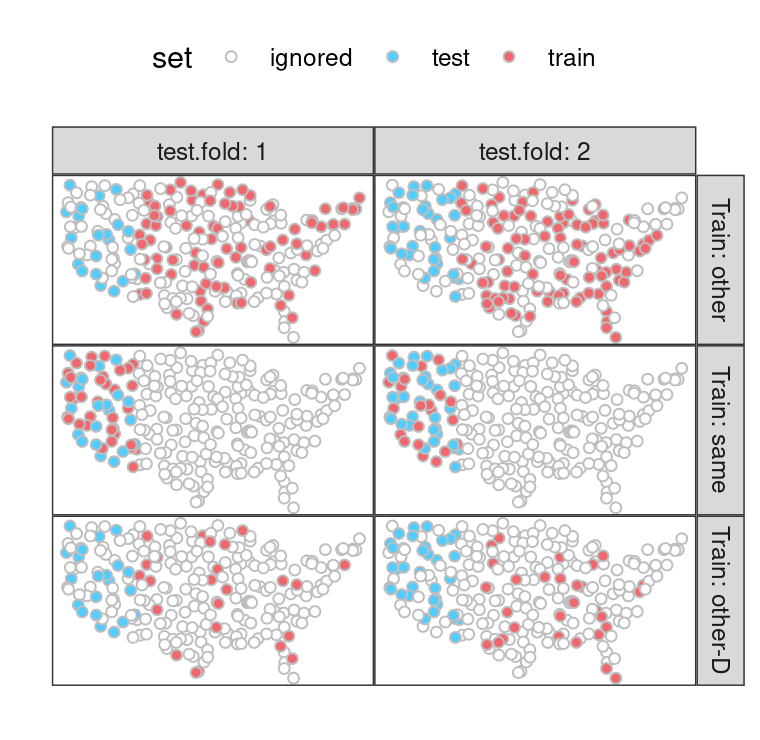

Reproduce this figure in R.
library(data.table)
library(ggplot2)
shown.outputs <- c("cryo", "maxpsi", "tau4s3", "fs2s3")
## But in the original paper, I did not used all the environmental
## variables in EnvInfo4NN_SoilGrids.mat to train the NN. Only 60
## variables were used (line 146 to 164 in nn_clm_cen.py).
var4nn <- c('IGBP', 'Climate', 'Soil_Type', 'NPPmean', 'NPPmax', 'NPPmin', 'Veg_Cover', 'BIO1', 'BIO2', 'BIO3', 'BIO4', 'BIO5', 'BIO6', 'BIO7', 'BIO8', 'BIO9', 'BIO10', 'BIO11', 'BIO12', 'BIO13', 'BIO14', 'BIO15', 'BIO16', 'BIO17', 'BIO18', 'BIO19', 'Abs_Depth_to_Bedrock', 'Bulk_Density_0cm', 'Bulk_Density_30cm', 'Bulk_Density_100cm','CEC_0cm', 'CEC_30cm', 'CEC_100cm', 'Clay_Content_0cm', 'Clay_Content_30cm', 'Clay_Content_100cm', 'Coarse_Fragments_v_0cm', 'Coarse_Fragments_v_30cm', 'Coarse_Fragments_v_100cm', 'Depth_Bedrock_R', 'Garde_Acid', 'Occurrence_R_Horizon', 'pH_Water_0cm', 'pH_Water_30cm', 'pH_Water_100cm', 'Sand_Content_0cm', 'Sand_Content_30cm', 'Sand_Content_100cm', 'Silt_Content_0cm', 'Silt_Content_30cm', 'Silt_Content_100cm', 'SWC_v_Wilting_Point_0cm', 'SWC_v_Wilting_Point_30cm', 'SWC_v_Wilting_Point_100cm', 'Texture_USDA_0cm', 'Texture_USDA_30cm', 'Texture_USDA_100cm', 'USDA_Suborder', 'WRB_Subgroup', 'Drought')
in.dt <- fread("figure-proda-cv-matlab.csv")
myround <- function(x)round(x/2)
(keep.EnvInfo <- in.dt[
  #seq(1, .N, by=10)
][
, ll := paste(myround(Lat), myround(Lon))
][
, .SD[1], by=ll
][is.finite(Lon)])

west.to.east <- c("West","Mid","East")
west.to.east <- c("West","East")
n.folds <- length(west.to.east)
unique.folds <- 1:n.folds
set.seed(1)
Lon.thresh <- -110
thresh.dt <- data.table(Lon=Lon.thresh)
fold.list <- keep.EnvInfo[, list(
  Block=ifelse(Lon < Lon.thresh, 1, 2),
  Standard=sample(rep(unique.folds, l=.N)))]
table(fold.list$Block)

std.dt.list <- list()
for(cv in names(fold.list)){
  fold.dt <- data.table(keep.EnvInfo[, .(Lat, Lon)], fold=fold.list[[cv]])
  for(test.fold in unique.folds){
    std.dt.list[[paste(cv, test.fold)]] <- data.table(
      CV=factor(cv, c("Standard", "Block")), test.fold,
      fold.dt[, set := ifelse(fold==test.fold, "test", "train")][]
    )
  }
}
(std.dt <- rbindlist(std.dt.list))

set.colors <- c(
  train="#ef686d",
  test="#53ccff",
  ignored="white")
gg <- ggplot()+
  theme_bw()+
  theme(
    legend.position="none",
    panel.spacing=grid::unit(0,"lines"))+
  ##ggtitle("Previous: standard and blocked train/splits")+
  ## geom_vline(aes(
  ##   xintercept=Lon),
  ##   data=thresh.dt)+
  geom_point(aes(
    Lon, Lat, fill=set),
    shape=21,
    color="grey",
    data=std.dt)+
  scale_fill_manual(
    values=set.colors)+
  coord_quickmap()+
  scale_x_continuous(
    "",
    breaks=NULL)+
  scale_y_continuous(
    "",
    breaks=NULL)+
  facet_grid(CV ~ test.fold, labeller=label_both)
png("figure-proda-cv-map-imbalanced-std.png", width=3.8, height=2.3, units="in", res=200)
print(gg)
dev.off()

task.dt <- data.table(
  keep.EnvInfo,
  LonSubset=west.to.east[fold.list$Block]
)
reg.task <- mlr3::TaskRegr$new(
  "EarthSysParam", task.dt,
  target="fs2s3")#easy
reg.task$col_roles$feature <- var4nn
same_other_sizes_cv <- mlr3resampling::ResamplingSameOtherSizesCV$new()
same_other_sizes_cv$param_set$values$folds <- 2
same_other_sizes_cv$param_set$values$sizes <- 0
same_other_sizes_cv$param_set$values$subsets <- "SO"
reg.task$col_roles$subset <- "LonSubset" 
same_other_sizes_cv$instantiate(reg.task)

show.iterations <- same_other_sizes_cv$instance$iteration.dt

out.dt.list <- list()
for(show.i in 1:nrow(show.iterations)){
  one.it <- show.iterations[show.i]
  one.task <- data.table(task.dt)[
  , set := "ignored"
  ]
  for(set.name in c('train','test')){
    i.vec <- one.it[[set.name]][[1]]
    set(one.task, i.vec, "set", set.name)
  }
  out.dt.list[[show.i]] <- data.table(
    one.it[, .(test.subset, train.subsets, test.fold, groups, n.train.groups)],
    one.task[, .(Lat, Lon, set)]
  )
}
(out.dt <- rbindlist(out.dt.list)[test.subset=="West"][, Train := factor(ifelse(n.train.groups<groups, "other-D", train.subsets), c("other","same","other-D"))][])
table(out.dt$Train)

gg <- ggplot()+
  theme_bw()+
  theme(
    legend.position="top",
    panel.spacing=grid::unit(0,"lines"))+
  ##ggtitle("Proposed SOKED splits for test=West")+
  ## geom_vline(aes(
  ##   xintercept=Lon),
  ##   data=thresh.dt)+
  geom_point(aes(
    Lon, Lat, fill=set),
    shape=21,
    color="grey",
    data=out.dt)+
  scale_fill_manual(
    values=set.colors)+
  coord_quickmap()+
  scale_x_continuous(
    "",
    breaks=NULL)+
  scale_y_continuous(
    "",
    breaks=NULL)+
  facet_grid(Train ~ test.fold, labeller=label_both)
png("figure-proda-cv-map-imbalanced.png", width=3.8, height=3.7, units="in", res=200)
print(gg)
dev.off()
